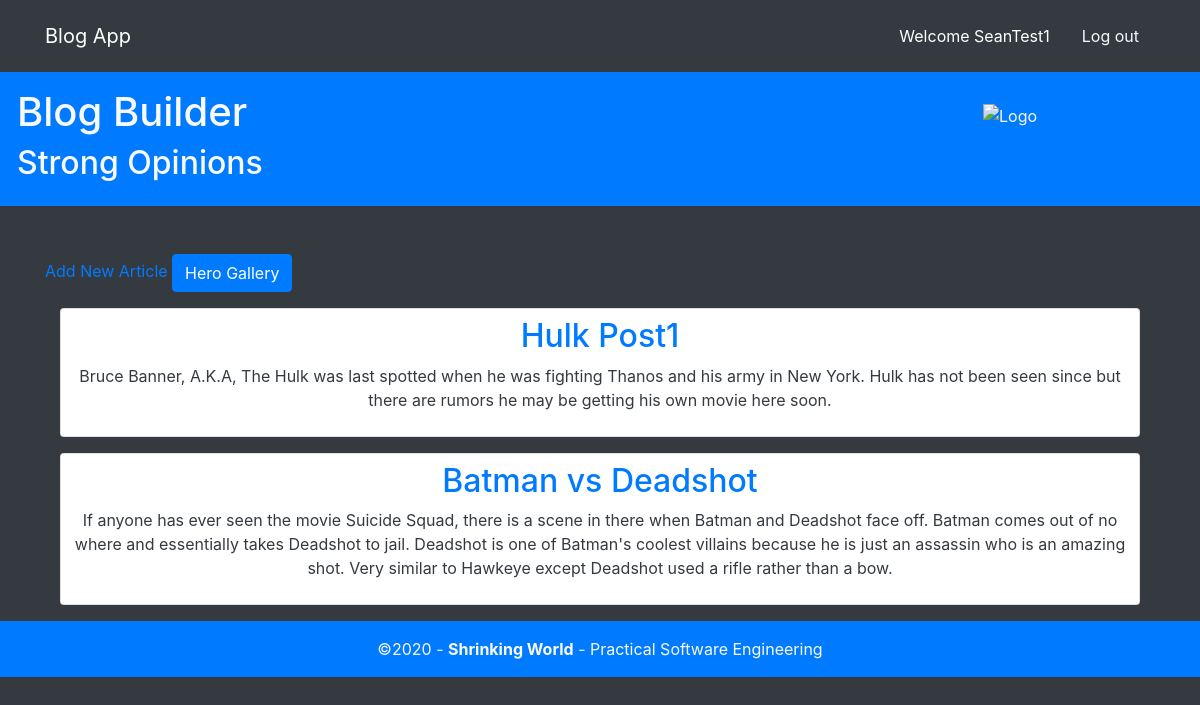
The page /post_list/ (signed in) on the database its author committed.
### blog/models.py (models this page shows, shortened)
class Post(models.Model):
    title = models.CharField(max_length=200)
    author = models.ForeignKey(
        'auth.User',
        on_delete=models.CASCADE,
    )
    body = models.TextField()

### blog/views.py (the view)
# urls.py: path('',                        BlogListView.as_view(),     name='post_list'),
class BlogListView(ListView):
    model = Post
    template_name = 'post_list.html'

### templates/post_list.html (shortened to what this page needs)
{% extends 'blog_theme.html' %}
{% block main %}
     <a href="{% url 'post_add' %}">Add New Article</a>
     <a href="/hero_list" class="btn btn-primary">Hero Gallery</a>
      {% for post in object_list %}
         <div class="container text-center ">
           <div class="card text-dark col-lg-12 my-3 p-2">
                <div class="post-entry">
                      <h2><a href="{% url 'post_detail' post.pk %}">{{ post.title }}</a></h2>
                      <p>{{ post.body }}</p>
                </div>
            </div>
        </div>
      {% endfor %}
{% endblock main %}

### templates/blog_theme.html (shortened to what this page needs)
{% load static %}
<!doctype html>
<html lang="en">
<head>
    <link rel="stylesheet" href="https://stackpath.bootstrapcdn.com/bootstrap/4.5.2/css/bootstrap.min.css">
</head>
<body class="bg-dark text-light">
    {% block content %}
        <nav class="navbar navbar-expand-sm navbar-dark bg-dark">
            <div class="container">
                <div class="collapse navbar-collapse" id="navbarCollapse">
                    <a href="{% url 'post_list' %}" class="navbar-brand">Blog App</a>
                    <ul class="navbar-nav ml-auto">
                        {% block user %}
                            {% if user.is_authenticated %}
                                <li class="nav-item active">
                                    <span class="nav-link p-2 m-2">Welcome {{ user.username }}</span>
                                </li>
                                <li class="nav-item">
                                    <a href="{% url 'logout' %}" class=" nav-link text-light p-2 m-2">
                                         Log out
                                    </a>
                                </li>
                            {% endif %}
                        {% endblock user %}
                    </ul>
                </div>
            </div>
        </nav>
        {% block header %}
        <header class="bg-primary p-3 mb-5">
            <div class="row media">
                <div class="media-body">
                    <h1><a href="/" class="text-light ml-3">Blog Builder</a></h1>
                    <h2 class="text-light ml-3">Strong Opinions</h2>
                </div>
                <img class="m-3 image-fluid image-circle" src="/static/images/SWS_Logo_200.jpg" alt="Logo" width="200">
            </div>
        </header>
        {% endblock header %}
        <main>
            <div class="container">
                {% block main %}{% endblock main %}
            </div>
        </main>
        {% block footer %}
        <footer class="bg-primary p-3 text-center text-light">
            &copy;2020 -
            <b><a href="https://shrinking-world.com" class="text-light">Shrinking World</a></b>
            - Practical Software Engineering
        </footer>
        {% endblock footer %}
    {% endblock content %}
</body>
</html>

### rows shown on the page
Post: title "Hulk Post1", body "Bruce Banner, A.K.A, The Hulk was last spotted when he was fighting Thanos and his army in New York. Hulk has not been seen since but there are rumors he may be getting his own movie here soon."
Post: title "Batman vs Deadshot", body "If anyone has ever seen the movie Suicide Squad, there is a scene in there when Batman and Deadshot face off. Batman comes out of no where and essentially takes Deadshot to jail. Deadshot is one of Batman's coolest villains because he is just an assassin who is an amazing shot. Very similar to Hawkeye except Deadshot used a rifle rather than a bow."

### other values the page prints
{{ user.username }} "SeanTest1"
